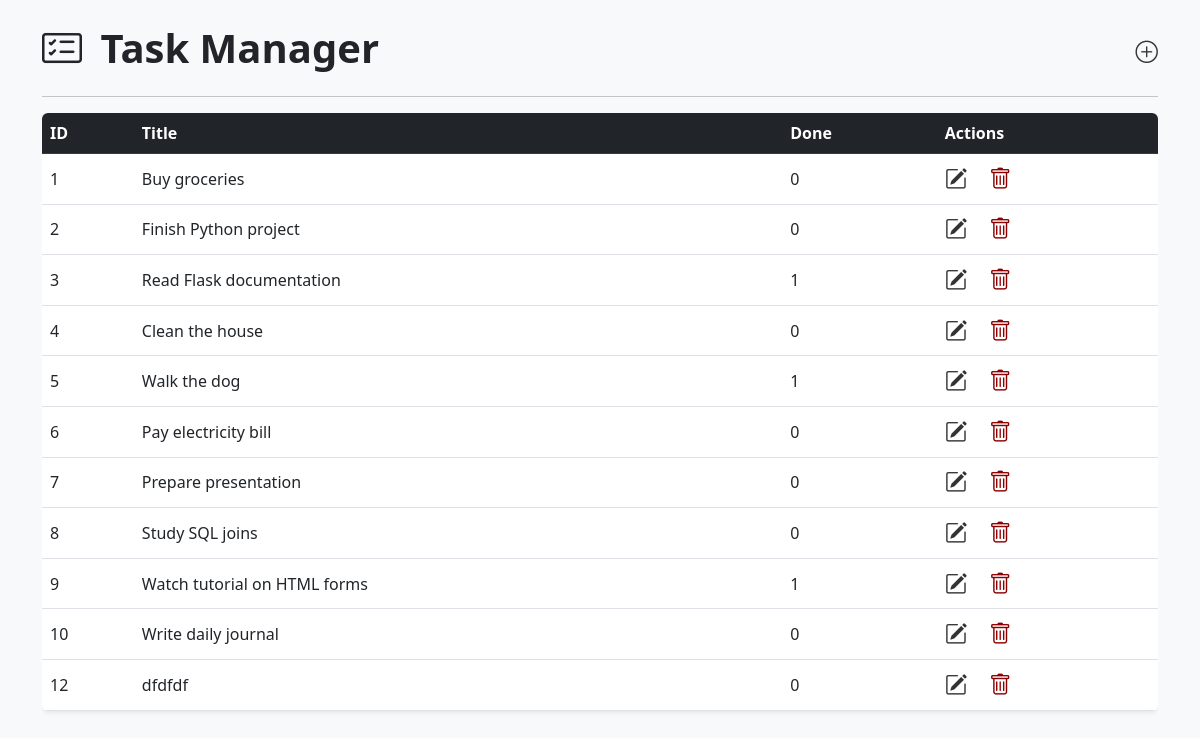
The app's page /main with its own data.
### tables this page shows
CREATE TABLE tasks (
    id INTEGER PRIMARY KEY AUTOINCREMENT,
    title TEXT NOT NULL,
    done INTEGER DEFAULT 0,
    status TEXT DEFAULT 'Pending'
);

### app.py (the view)
@app.route('/main')
def main_page():
    conn = sqlite3.connect('tasks.db')
    conn.row_factory = sqlite3.Row
    tasks = conn.execute("SELECT * FROM tasks").fetchall()
    conn.close()
    return render_template('main.html', tasks=tasks)

### templates/main.html (shortened to what this page needs)
<!DOCTYPE html>
<html lang="en">
<head>
<link rel="stylesheet" href="https://cdn.jsdelivr.net/npm/bootstrap@5.3.0/dist/css/bootstrap.min.css">
<link  rel="stylesheet" href="https://cdn.jsdelivr.net/npm/bootstrap-icons@1.11.1/font/bootstrap-icons.css">
<link rel="stylesheet" href="{{ url_for('static', filename='style.css') }}">
</head>
<body class="bg-light">
<div class="container mt-4">
  <div class="d-flex justify-content-between align-items-center">
      <h1 class="fw-bold">
          <i class="bi bi-card-checklist me-2"></i>
          Task Manager
      </h1>
      <a href="/add" class="action-icon" title="Add Task">
          <i class="bi bi-plus-circle"></i>
      </a>
  </div>
  <hr>
  <div class="table-responsive">
      <table class="table table-hover align-middle shadow-sm">
          <thead class="table-dark">
              <tr>
                  <th>ID</th>
                  <th>Title</th>
                  <th>Done</th>
                  <th>Actions</th>
              </tr>
          </thead>
          <tbody>
              {% for task in tasks %}
              <tr>
                  <td>{{ task.id }}</td>
                  <td>{{ task.title }}</td>
                  <td>{{ task.done }}</td>
                  <td>
                      <a href="/update/{{ task.id }}" class="action-icon me-3" title="Edit">
                          <i class="bi bi-pencil-square"></i>
                      </a>
                      <a href="/delete/{{ task.id }}" class="action-icon delete-icon"
                         title="Delete"
                         onclick="return confirm('Delete this task?');">
                          <i class="bi bi-trash"></i>
                      </a>
                  </td>
              </tr>
              {% endfor %}
          </tbody>
      </table>
  </div>
</div>
</body>
</html>

### static/style.css (style rules this page uses)
.action-icon { font-size: 1.4rem; cursor: pointer; color: #333; text-decoration: none; transition: 0.2s ease; }
.delete-icon { color: #8b0000; }
table { border-radius: 6px; overflow: hidden; }
body { padding-bottom: 40px; }

### records on screen
tasks: id "1", title "Buy groceries", done "0"
tasks: id "2", title "Finish Python project", done "0"
tasks: id "3", title "Read Flask documentation", done "1"
tasks: id "4", title "Clean the house", done "0"
tasks: id "5", title "Walk the dog", done "1"
tasks: id "6", title "Pay electricity bill", done "0"
tasks: id "7", title "Prepare presentation", done "0"
tasks: id "8", title "Study SQL joins", done "0"
tasks: id "9", title "Watch tutorial on HTML forms", done "1"
tasks: id "10", title "Write daily journal", done "0"
tasks: id "12", title "dfdfdf", done "0"
